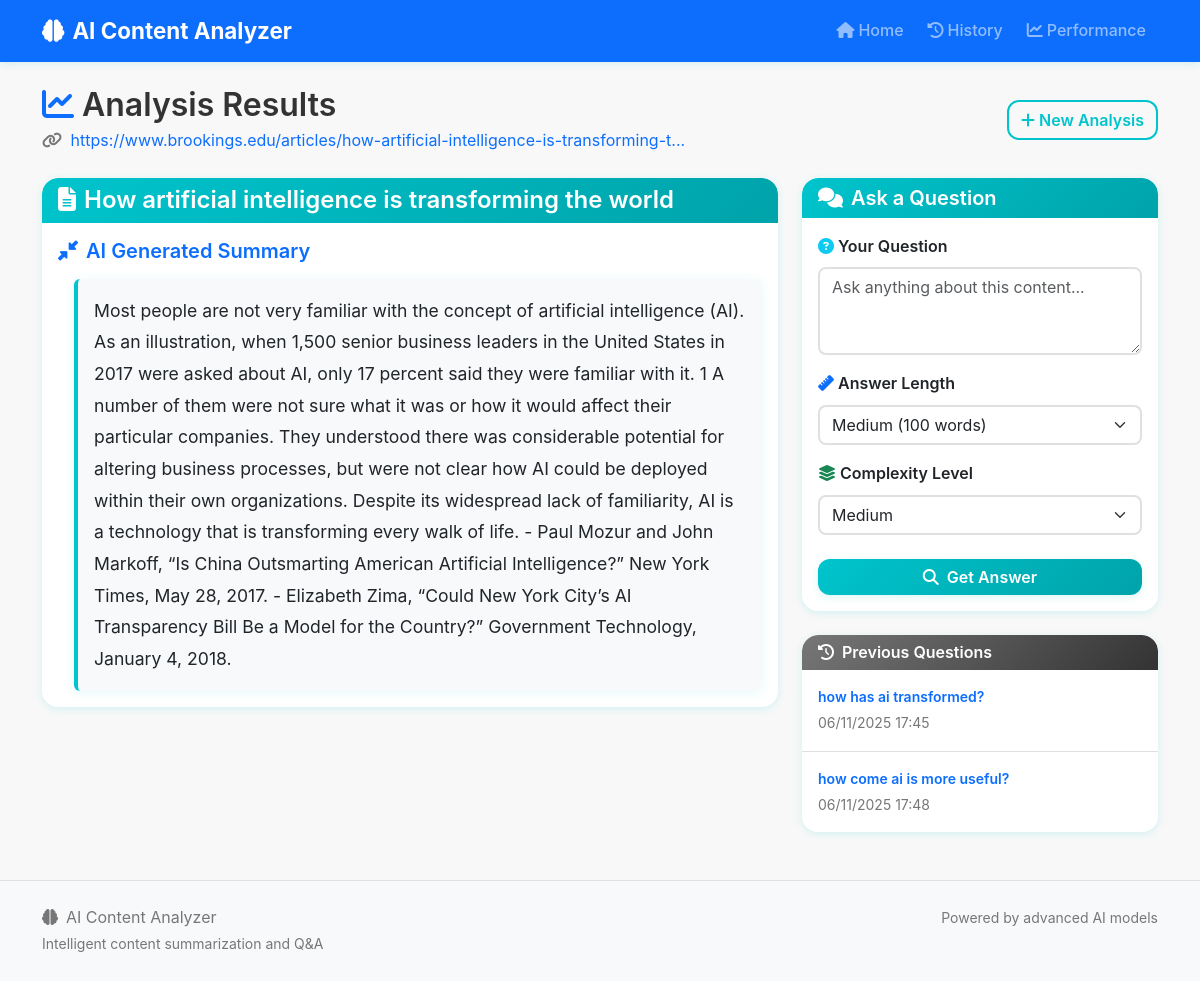
Page /analysis/2 on the committed database.
### models.py (models this page shows, shortened)
class ContentAnalysis(db.Model):
    id = db.Column(db.Integer, primary_key=True)
    url = db.Column(db.String(500), nullable=False)
    title = db.Column(db.String(200))
    content_hash = db.Column(db.String(64), nullable=False)  # Hash of the content for caching
    summary = db.Column(db.Text)
    original_content = db.Column(db.Text)
    created_at = db.Column(db.DateTime, default=datetime.utcnow)

class QuestionAnswer(db.Model):
    id = db.Column(db.Integer, primary_key=True)
    content_analysis_id = db.Column(db.Integer, db.ForeignKey('content_analysis.id'), nullable=False)
    question = db.Column(db.Text, nullable=False)
    answer = db.Column(db.Text, nullable=False)
    word_count_preference = db.Column(db.Integer)
    complexity_level = db.Column(db.String(50))
    created_at = db.Column(db.DateTime, default=datetime.utcnow)
    content_analysis = db.relationship('ContentAnalysis', backref=db.backref('questions', lazy=True))

### routes.py (the view)
@app.route('/analysis/<int:analysis_id>')
def view_analysis(analysis_id):
    try:
        analysis = ContentAnalysis.query.get_or_404(analysis_id)
        return render_template('results.html', analysis=analysis)
    except Exception as e:
        logger.error(f"Error viewing analysis {analysis_id}: {str(e)}")
        flash('Analysis not found.', 'error')
        return redirect(url_for('index'))

### templates/results.html (shortened to what this page needs)
{% extends "base.html" %}
{% block content %}
<div class="container my-4">
    <div class="row mb-4">
        <div class="col">
            <div class="d-flex justify-content-between align-items-center">
                <div>
                    <h2 class="mb-1">
                        <i class="fas fa-chart-line me-2 text-primary"></i>Analysis Results
                    </h2>
                    <p class="text-muted mb-0">
                        <i class="fas fa-link me-1"></i>
                        <a href="{{ analysis.url }}" target="_blank" class="text-decoration-none">
                            {{ analysis.url[:80] }}{% if analysis.url|length > 80 %}...{% endif %}
                        </a>
                    </p>
                </div>
                <a href="{{ url_for('index') }}" class="btn btn-outline-primary">
                    <i class="fas fa-plus me-1"></i>New Analysis
                </a>
            </div>
        </div>
    </div>
    <div class="row">
        <div class="col-lg-8 mb-4">
            <div class="card shadow-sm border-0 mb-4">
                <div class="card-header bg-primary text-white">
                    <h4 class="card-title mb-0">
                        <i class="fas fa-file-alt me-2"></i>{{ analysis.title or 'Article Summary' }}
                    </h4>
                </div>
                <div class="card-body">
                    <h5 class="text-primary mb-3">
                        <i class="fas fa-compress-alt me-2"></i>AI Generated Summary
                    </h5>
                    <div class="summary-content p-3 bg-light rounded">
                        {{ analysis.summary }}
                    </div>
                </div>
            </div>
        </div>
        <div class="col-lg-4">
            <div class="card shadow-sm border-0 sticky-top" style="top: 20px;">
                <div class="card-header bg-info text-white">
                    <h5 class="card-title mb-0">
                        <i class="fas fa-comments me-2"></i>Ask a Question
                    </h5>
                </div>
                <div class="card-body">
                    <form action="{{ url_for('ask_question') }}" method="POST" id="questionForm">
                        <div class="mb-3">
                            <label for="question" class="form-label fw-semibold">
                                <i class="fas fa-question-circle me-1 text-info"></i>Your Question
                            </label>
                            <textarea
                                class="form-control"
                                id="question"
                                name="question"
                                rows="3"
                                placeholder="Ask anything about this content..."
                                required
                            ></textarea>
                        </div>
                        <div class="mb-3">
                            <label for="word_count" class="form-label fw-semibold">
                                <i class="fas fa-ruler me-1 text-primary"></i>Answer Length
                            </label>
                            <select class="form-select" id="word_count" name="word_count">
                                <option value="100" selected>Medium (100 words)</option>
                            </select>
                        </div>
                        <div class="mb-4">
                            <label for="complexity" class="form-label fw-semibold">
                                <i class="fas fa-layer-group me-1 text-success"></i>Complexity Level
                            </label>
                            <select class="form-select" id="complexity" name="complexity">
                                <option value="medium" selected>Medium</option>
                            </select>
                        </div>
                        <div class="d-grid">
                            <button type="submit" class="btn btn-info" id="questionBtn">
                                <i class="fas fa-search me-2"></i>Get Answer
                            </button>
                        </div>
                    </form>
                </div>
            </div>
            {% if analysis.questions %}
            <div class="card shadow-sm border-0 mt-4">
                <div class="card-header bg-secondary text-white">
                    <h6 class="card-title mb-0">
                        <i class="fas fa-history me-2"></i>Previous Questions
                    </h6>
                </div>
                <div class="card-body p-0">
                    <div class="list-group list-group-flush">
                        {% for qa in analysis.questions[-5:] %}
                        <div class="list-group-item">
                            <div class="small fw-semibold text-primary mb-1">
                                {{ qa.question[:50] }}{% if qa.question|length > 50 %}...{% endif %}
                            </div>
                            <div class="small text-muted">
                                {{ qa.created_at.strftime('%m/%d/%Y %H:%M') }}
                            </div>
                        </div>
                        {% endfor %}
                    </div>
                </div>
            </div>
            {% endif %}
        </div>
    </div>
</div>
{% endblock %}

### static/css/style.css (style rules this page uses)
:root { --primary-color: #00C4CC; --primary-dark: #00A3AA; --secondary-color: #FF6B6B; --secondary-dark: #FF5252; --accent-color: #FFA000; --success-color: #4CAF50; --info-color: #00C4CC; --warning-color: #FFA000; --danger-color: #FF5252; --light-bg: #F8F8F8; --clean-bg: #EEEEEE; --dark-text: #333333; --medium-text: #555555; --muted-text: #777777; --border-color: #E0E0E0; --shadow-light: 0 2px 8px rgba(0, 196, 204, 0.15); --shadow-medium: 0 4px 16px rgba(0, 196, 204, 0.2); --shadow-large: 0 8px 32px rgba(0, 196, 204, 0.25); --gradient-primary: linear-gradient(135deg, var(--primary-color) 0%, var(--primary-dark) 100%); --gradient-secondary: linear-gradient(135deg, var(--secondary-color) 0%, var(--secondary-dark) 100%); }
body { font-family: -apple-system, BlinkMacSystemFont, 'Segoe UI', Roboto, 'Helvetica Neue', Arial, sans-serif; line-height: 1.6; color: var(--dark-text); background-color: var(--light-bg); }
h1, h2, h3, h4, h5, h6 { font-weight: 600; line-height: 1.2; }
.text-muted { color: var(--muted-text) !important; }
.card { border-radius: 16px; transition: all 0.3s cubic-bezier(0.4, 0, 0.2, 1); border: none; overflow: hidden; }
.card-header { border-radius: 16px 16px 0 0 !important; border: none; font-weight: 600; position: relative; }
.card-header.bg-primary { background: var(--gradient-primary) !important; }
.card-header.bg-info { background: var(--gradient-primary) !important; }
.card-header.bg-secondary { background: linear-gradient(135deg, var(--muted-text) 0%, var(--dark-text) 100%) !important; }
.shadow-sm { box-shadow: var(--shadow-light) !important; }
.form-control, .form-select { border-radius: 8px; border: 2px solid var(--border-color); transition: all 0.3s ease; font-size: 1rem; }
.btn { border-radius: 12px; font-weight: 600; transition: all 0.3s cubic-bezier(0.4, 0, 0.2, 1); border: none; position: relative; overflow: hidden; }
.btn-info { background: var(--gradient-primary); box-shadow: var(--shadow-light); color: white; }
.btn-outline-primary { border: 2px solid var(--primary-color); color: var(--primary-color); }
.summary-content { font-size: 1.1rem; line-height: 1.8; border-left: 4px solid var(--primary-color); margin-left: 1rem; background: rgba(0, 196, 204, 0.05); border-radius: 8px; padding: 1.5rem; box-shadow: 0 2px 12px rgba(0, 196, 204, 0.1); }
@media (min-width: 992px) { .sticky-top { position: sticky; top: 20px; z-index: 1020; } }
.list-group-item { border: none; border-bottom: 1px solid var(--border-color); padding: 1rem; }
.list-group-item:last-child { border-bottom: none; }

### rows in the picture
ContentAnalysis: url "https://www.brookings.edu/articles/how-artificial-intelligence-is-transforming-t", title "How artificial intelligence is transforming the world", summary "Most people are not very familiar with the concept of artificial intelligence (AI). As an illustration, when 1,500 senior business leaders in the United States in 2017 were asked about AI, only 17 percent said they were familiar with it. 1 A number of them were not sure what it was or how it would affect their particular companies. They understood there was considerable potential for altering business processes, but were not clear how AI could be deployed within their own organizations. Despite its widespread lack of familiarity, AI is a technology that is transforming every walk of life. - Paul Mozur and John Markoff, “Is China Outsmarting American Artificial Intelligence?” New York Times,…"
QuestionAnswer: question "how has ai transformed?", created_at "06/11/2025 17:45"
QuestionAnswer: question "how come ai is more useful?", created_at "06/11/2025 17:48"
